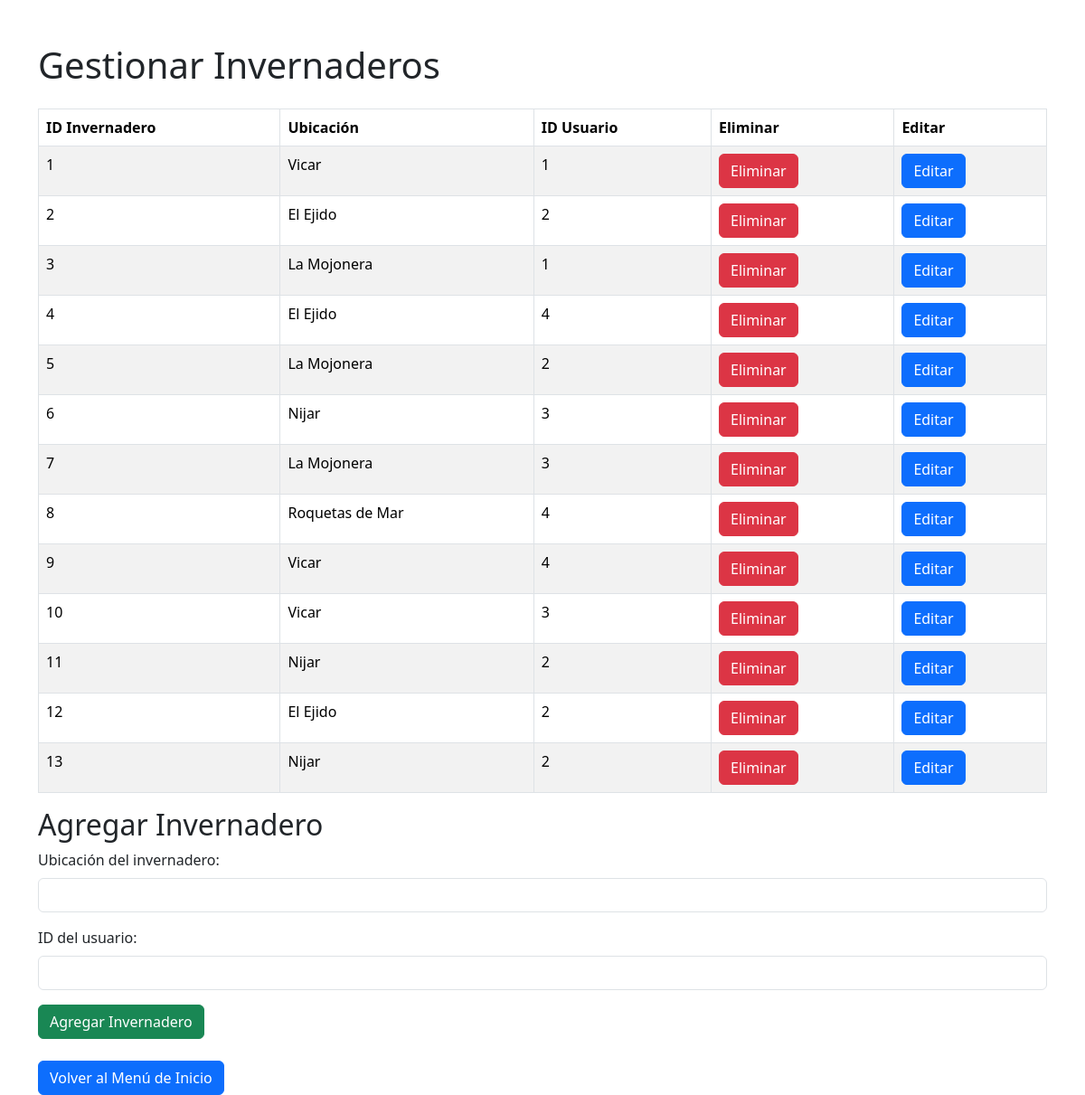
/secadmin/gestionInvernaderos.php, run on an earlier commit of the app's database.
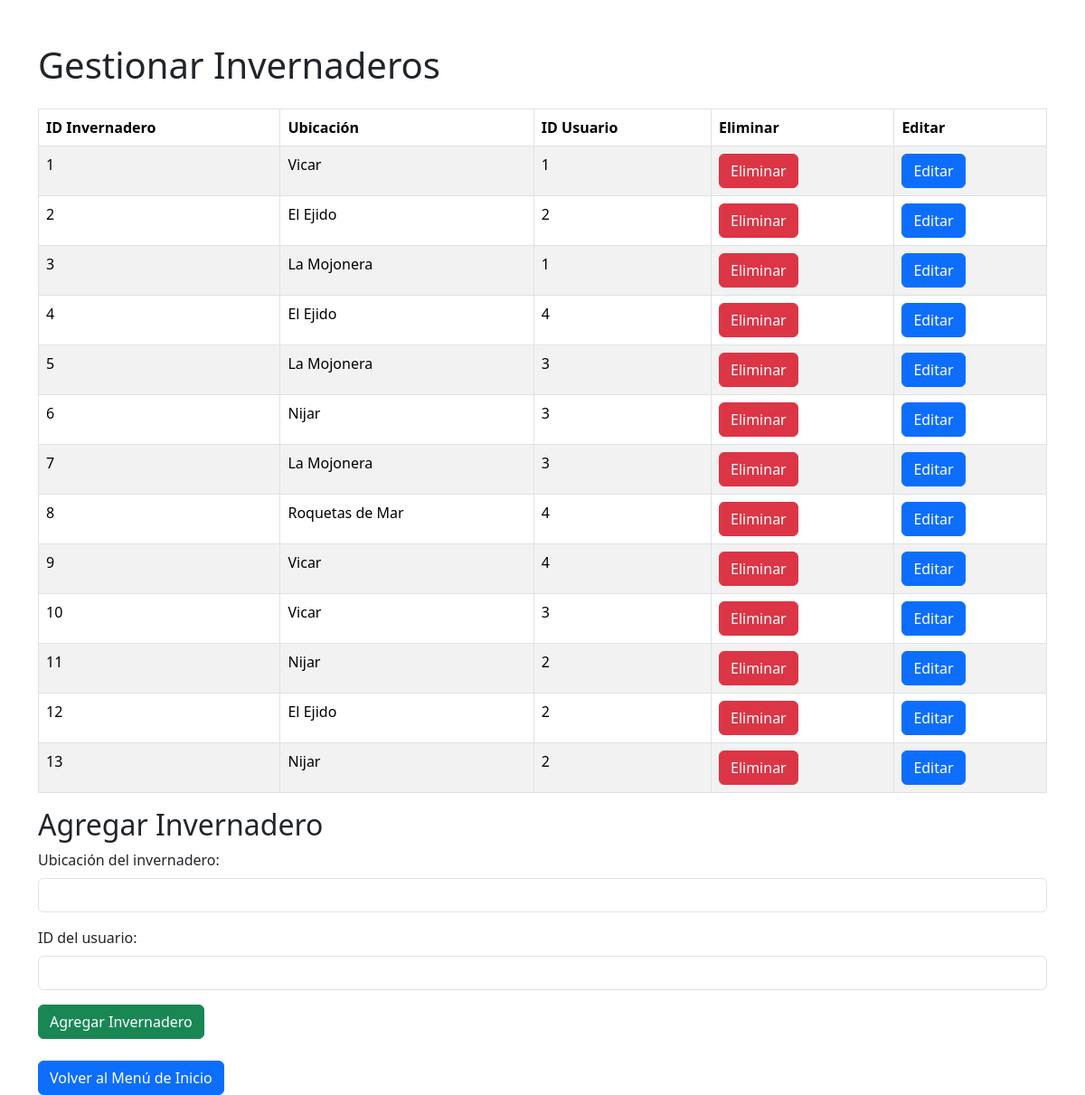
And on a later commit of the database.
### tables this page shows
CREATE TABLE `invernadero` (
  `id_Invernadero` int(11) NOT NULL,
  `ubicacionInvernadero` varchar(50) NOT NULL,
  `idUsuario` int(11) NOT NULL
);

### secadmin/gestionInvernaderos.php (the view, shortened to what this page needs)
<?php
$server = "localhost:3306";
$user = "root";
$pass = "";
$base = "gestioninvernaderos";
$dwes = mysqli_connect($server, $user, $pass, $base);
$query = "SELECT * FROM invernadero";
$result = mysqli_query($dwes, $query);
?>
<!DOCTYPE html>
<html lang="es">
<head>
    <link href="https://cdn.jsdelivr.net/npm/bootstrap@5.3.3/dist/css/bootstrap.min.css" rel="stylesheet">
</head>
<body>
    <div class="container mt-5">
        <h1 class="mb-4">Gestionar Invernaderos</h1>
        <table class="table table-striped table-bordered">
            <thead>
                <tr>
                    <th>ID Invernadero</th>
                    <th>Ubicación</th>
                    <th>ID Usuario</th>
                    <th>Eliminar</th>
                    <th>Editar</th>
                </tr>
            </thead>
            <tbody>
                <?php
                if ($result && mysqli_num_rows($result) > 0) {
                    while ($row = mysqli_fetch_assoc($result)) {
                        echo "<tr>
                                <td>{$row['id_Invernadero']}</td>
                                <td>{$row['ubicacionInvernadero']}</td>
                                <td>{$row['idUsuario']}</td>
                                <td>
                                    <form method='POST' style='display:inline-block;'>
                                        <input type='hidden' name='id_Invernadero' value='{$row['id_Invernadero']}'>
                                        <input type='submit' name='delete' value='Eliminar' class='btn btn-danger'>
                                    </form>
                                </td>
                                <td>
                                    <form method='get' action='editarInvernadero.php' style='display:inline-block;'>
                                        <input type='hidden' name='id_Invernadero' value='{$row['id_Invernadero']}'>
                                        <input type='submit' value='Editar' class='btn btn-primary'>
                                    </form>
                                </td>
                              </tr>";
                    }
                } else {
                    echo "<tr><td colspan='5'>No se han encontrado Invernaderos</td></tr>";
                }
                ?>
            </tbody>
        </table>
        <h2>Agregar Invernadero</h2>
        <form method="POST">
            <div class="mb-3">
                <label for="ubicacionInvernadero" class="form-label">Ubicación del invernadero:</label>
                <input type="text" name="ubicacionInvernadero" id="ubicacionInvernadero" class="form-control" required>
            </div>
            <div class="mb-3">
                <label for="idUsuario" class="form-label">ID del usuario:</label>
                <input type="text" name="idUsuario" id="idUsuario" class="form-control" required>
            </div>
            <button type="submit" name="add" class="btn btn-success">Agregar Invernadero</button>
        </form>
        <a href="agrosmart.php" class="btn btn-primary mt-4">Volver al Menú de Inicio</a> </div>
</body>
</html>

What changed in the data, as far as the page shows it:
changed invernadero id 5: idUsuario "2" → "3"
